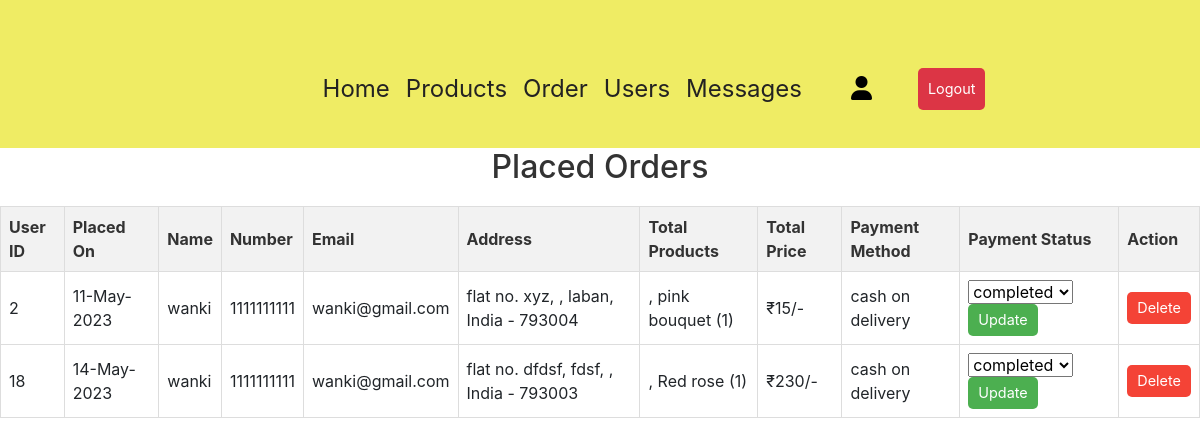
/admin_orders.php (signed in), run on the app's committed database.
### tables this page shows
CREATE TABLE `orders` (
  `id` int(100) NOT NULL,
  `user_id` int(100) NOT NULL,
  `name` varchar(100) NOT NULL,
  `number` varchar(12) NOT NULL,
  `email` varchar(100) NOT NULL,
  `method` varchar(50) NOT NULL,
  `address` varchar(500) NOT NULL,
  `total_products` varchar(1000) NOT NULL,
  `total_price` int(100) NOT NULL,
  `placed_on` varchar(50) NOT NULL,
  `payment_status` varchar(20) NOT NULL DEFAULT 'pending'
);

### admin_orders.php (the view, shortened to what this page needs)
<?php
@include 'config.php';
?>
<!DOCTYPE html>
<html lang="en">
<head>
   <link rel="stylesheet" href="https://cdnjs.cloudflare.com/ajax/libs/font-awesome/6.0.0/css/all.min.css">
</head>
<body>
<?php @include 'admin_heading.php'; ?>
<section class="placed-orders">
   <h1 class="title">Placed Orders</h1>
   <table>
      <thead>
         <tr>
            <th>User ID</th>
            <th>Placed On</th>
            <th>Name</th>
            <th>Number</th>
            <th>Email</th>
            <th>Address</th>
            <th>Total Products</th>
            <th>Total Price</th>
            <th>Payment Method</th>
            <th>Payment Status</th>
            <th>Action</th>
         </tr>
      </thead>
      <tbody>
      <?php
         $select_orders = mysqli_query($conn, "SELECT * FROM `orders`") or die('query failed');
         if(mysqli_num_rows($select_orders) > 0){
            while($fetch_orders = mysqli_fetch_assoc($select_orders)){
      ?>
         <tr>
            <td><?php echo $fetch_orders['user_id']; ?></td>
            <td><?php echo $fetch_orders['placed_on']; ?></td>
            <td><?php echo $fetch_orders['name']; ?></td>
            <td><?php echo $fetch_orders['number']; ?></td>
            <td><?php echo $fetch_orders['email']; ?></td>
            <td><?php echo $fetch_orders['address']; ?></td>
            <td><?php echo $fetch_orders['total_products']; ?></td>
            <td>₹<?php echo $fetch_orders['total_price']; ?>/-</td>
            <td><?php echo $fetch_orders['method']; ?></td>
            <td>
               <form action="" method="post">
                  <select name="update_payment">
                     <option disabled selected><?php echo $fetch_orders['payment_status']; ?></option>
                  </select>
                  <input type="submit" name="update_order" value="Update" class="option-btn">
               </form>
            </td>
            <td>
               <a href="admin_orders.php?delete=<?php echo $fetch_orders['id']; ?>" class="delete-btn" onclick="return confirm('Delete this order?');">Delete</a>
            </td>
         </tr>
      <?php
            }
         }else{
            echo '<tr><td colspan="11" class="empty">No orders placed yet!</td></tr>';
         }
      ?>
      </tbody>
   </table>
</section>
</body>
</html>

### admin_orders.php (style rules this page uses)
table { width: 100%; border-collapse: collapse; margin: 20px 0; font-size: 1rem; text-align: left; }
table, th, td { border: 1px solid #ddd; padding: 8px; }
th { background-color: #f2f2f2; color: #333; font-weight: bold; }
.option-btn, .delete-btn { padding: 5px 10px; color: white; border-radius: 5px; border: none; cursor: pointer; text-decoration: none; font-size: 0.9rem; display: inline-block; }
.option-btn { background-color: #4CAF50; }
.delete-btn { background-color: #f44336; }
.title { font-size: 2rem; margin-bottom: 20px; text-align: center; color: #333; }

### data on the page
orders: user "2", placed_on "11-May-2023", name "wanki", number "1111111111", email "wanki@gmail.com", address "flat no. xyz, , laban, India - 793004", total_products ", pink bouquet (1)", total_price "15", method "cash on delivery", update_payment "completed"
orders: user "18", placed_on "14-May-2023", name "wanki", number "1111111111", email "wanki@gmail.com", address "flat no. dfdsf, fdsf, , India - 793003", total_products ", Red rose (1)", total_price "230", method "cash on delivery", update_payment "completed"
